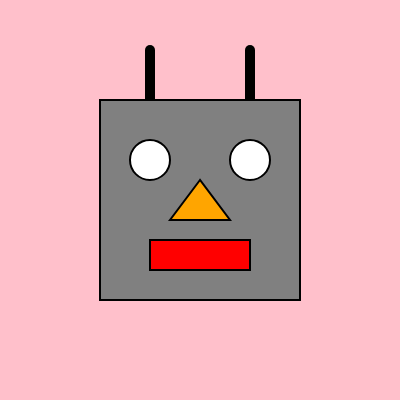
Frame 1 (no input)
Frame 60 (no input): identical to frame 1, image omitted
Frame 120 (the mouse pressed at the canvas centre since frame 60): identical to frame 1, image omitted

The p5.js sketch that drew this single still picture (run headless with seeded random() and noise() and a simulated clock; from frame 60 on, the mouse is pressed at the canvas centre):

// p5.js sketch
// ── sketch.js
function setup() {
  createCanvas(400, 400);
}

function draw() {
  background(255, 192, 203); 

  // Antenitas
  strokeWeight(10); 
  line(150, 100, 150, 50); 
  line(250, 100, 250, 50); 

  // Cara y Boca 
  strokeWeight(2); 
  
  stroke(0, 0, 0);
  fill(128, 128, 128);      
  rect(100, 100, 200, 200); 
  
  fill(255, 0, 0);          
  rect(150, 240, 100, 30);  

  // Ojos 
  fill(255, 255, 255);       
  ellipse(150, 160, 40, 40); 
  ellipse(250, 160, 40, 40); 

  // Nariz 
  fill(255, 165, 0);        
  triangle(200, 180, 170, 220, 230, 220); 
}
